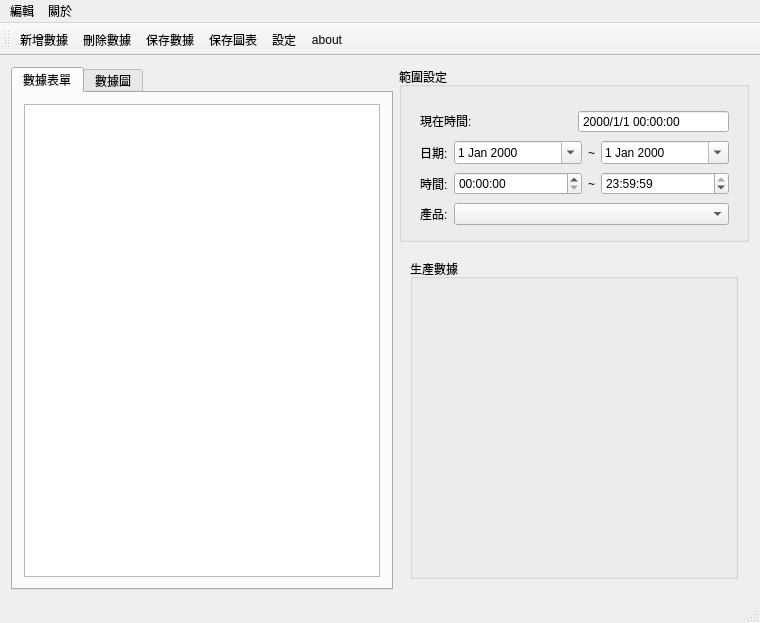
<?xml version="1.0" encoding="UTF-8"?>
<ui version="4.0">
 <class>DataWindow</class>
 <widget class="QMainWindow" name="DataWindow">
  <property name="geometry">
   <rect>
    <x>0</x>
    <y>0</y>
    <width>760</width>
    <height>623</height>
   </rect>
  </property>
  <property name="windowTitle">
   <string>生產數據</string>
  </property>
  <property name="windowIcon">
   <iconset resource="resource.qrc">
    <normaloff>:/image/action/window.png</normaloff>:/image/action/window.png</iconset>
  </property>
  <widget class="QWidget" name="centralWidget">
   <layout class="QVBoxLayout" name="verticalLayout_2">
    <item>
     <layout class="QGridLayout" name="gridLayout" columnstretch="0,0">
      <item row="0" column="0" rowspan="3">
       <widget class="QTabWidget" name="tabWidget">
        <property name="sizePolicy">
         <sizepolicy hsizetype="Expanding" vsizetype="Expanding">
          <horstretch>0</horstretch>
          <verstretch>0</verstretch>
         </sizepolicy>
        </property>
        <property name="toolTip">
         <string/>
        </property>
        <property name="statusTip">
         <string/>
        </property>
        <property name="whatsThis">
         <string/>
        </property>
        <property name="currentIndex">
         <number>0</number>
        </property>
        <widget class="QWidget" name="formTab">
         <attribute name="title">
          <string>數據表單</string>
         </attribute>
         <layout class="QHBoxLayout" name="horizontalLayout_6">
          <item>
           <widget class="QTableView" name="tableView">
            <property name="sizePolicy">
             <sizepolicy hsizetype="Expanding" vsizetype="Expanding">
              <horstretch>0</horstretch>
              <verstretch>0</verstretch>
             </sizepolicy>
            </property>
           </widget>
          </item>
         </layout>
        </widget>
        <widget class="QWidget" name="chartTab">
         <attribute name="title">
          <string>數據圖</string>
         </attribute>
        </widget>
       </widget>
      </item>
      <item row="0" column="1">
       <widget class="QGroupBox" name="groupBox">
        <property name="sizePolicy">
         <sizepolicy hsizetype="Preferred" vsizetype="Fixed">
          <horstretch>0</horstretch>
          <verstretch>0</verstretch>
         </sizepolicy>
        </property>
        <property name="minimumSize">
         <size>
          <width>350</width>
          <height>175</height>
         </size>
        </property>
        <property name="title">
         <string>範圍設定</string>
        </property>
        <widget class="QWidget" name="layoutWidget">
         <property name="geometry">
          <rect>
           <x>10</x>
           <y>30</y>
           <width>331</width>
           <height>141</height>
          </rect>
         </property>
         <layout class="QVBoxLayout" name="verticalLayout">
          <item>
           <layout class="QHBoxLayout" name="horizontalLayout_5">
            <item>
             <widget class="QLabel" name="label_4">
              <property name="text">
               <string>&lt;html&gt;&lt;head/&gt;&lt;body&gt;&lt;p&gt;現在時間:&lt;/p&gt;&lt;/body&gt;&lt;/html&gt;</string>
              </property>
             </widget>
            </item>
            <item>
             <widget class="QDateTimeEdit" name="currentTimeEdit">
              <property name="layoutDirection">
               <enum>Qt::LeftToRight</enum>
              </property>
              <property name="alignment">
               <set>Qt::AlignLeading|Qt::AlignLeft|Qt::AlignVCenter</set>
              </property>
              <property name="readOnly">
               <bool>true</bool>
              </property>
              <property name="buttonSymbols">
               <enum>QAbstractSpinBox::NoButtons</enum>
              </property>
              <property name="currentSection">
               <enum>QDateTimeEdit::YearSection</enum>
              </property>
              <property name="displayFormat">
               <string>yyyy/M/d hh:mm:ss</string>
              </property>
              <property name="calendarPopup">
               <bool>false</bool>
              </property>
             </widget>
            </item>
           </layout>
          </item>
          <item>
           <layout class="QHBoxLayout" name="horizontalLayout_2">
            <item>
             <widget class="QLabel" name="dateLabel">
              <property name="text">
               <string>日期:</string>
              </property>
             </widget>
            </item>
            <item>
             <widget class="QDateEdit" name="startDateEdit">
              <property name="sizePolicy">
               <sizepolicy hsizetype="Expanding" vsizetype="Fixed">
                <horstretch>0</horstretch>
                <verstretch>0</verstretch>
               </sizepolicy>
              </property>
              <property name="buttonSymbols">
               <enum>QAbstractSpinBox::UpDownArrows</enum>
              </property>
              <property name="currentSection">
               <enum>QDateTimeEdit::YearSection</enum>
              </property>
              <property name="calendarPopup">
               <bool>true</bool>
              </property>
             </widget>
            </item>
            <item>
             <widget class="QLabel" name="label">
              <property name="text">
               <string>~</string>
              </property>
             </widget>
            </item>
            <item>
             <widget class="QDateEdit" name="endDateEdit">
              <property name="sizePolicy">
               <sizepolicy hsizetype="Expanding" vsizetype="Fixed">
                <horstretch>0</horstretch>
                <verstretch>0</verstretch>
               </sizepolicy>
              </property>
              <property name="currentSection">
               <enum>QDateTimeEdit::YearSection</enum>
              </property>
              <property name="calendarPopup">
               <bool>true</bool>
              </property>
             </widget>
            </item>
           </layout>
          </item>
          <item>
           <layout class="QHBoxLayout" name="horizontalLayout_3">
            <item>
             <widget class="QLabel" name="timeLabel">
              <property name="text">
               <string>時間:</string>
              </property>
             </widget>
            </item>
            <item>
             <widget class="QTimeEdit" name="startTimeEdit">
              <property name="sizePolicy">
               <sizepolicy hsizetype="Expanding" vsizetype="Fixed">
                <horstretch>0</horstretch>
                <verstretch>0</verstretch>
               </sizepolicy>
              </property>
              <property name="displayFormat">
               <string>hh:mm:ss</string>
              </property>
             </widget>
            </item>
            <item>
             <widget class="QLabel" name="label_2">
              <property name="text">
               <string>~</string>
              </property>
             </widget>
            </item>
            <item>
             <widget class="QTimeEdit" name="endTimeEdit">
              <property name="sizePolicy">
               <sizepolicy hsizetype="Expanding" vsizetype="Fixed">
                <horstretch>0</horstretch>
                <verstretch>0</verstretch>
               </sizepolicy>
              </property>
              <property name="displayFormat">
               <string>hh:mm:ss</string>
              </property>
              <property name="time">
               <time>
                <hour>23</hour>
                <minute>59</minute>
                <second>59</second>
               </time>
              </property>
             </widget>
            </item>
           </layout>
          </item>
          <item>
           <layout class="QHBoxLayout" name="horizontalLayout_4">
            <item>
             <widget class="QLabel" name="label_3">
              <property name="text">
               <string>產品:</string>
              </property>
             </widget>
            </item>
            <item>
             <widget class="QComboBox" name="comboBox">
              <property name="sizePolicy">
               <sizepolicy hsizetype="Expanding" vsizetype="Fixed">
                <horstretch>0</horstretch>
                <verstretch>0</verstretch>
               </sizepolicy>
              </property>
             </widget>
            </item>
           </layout>
          </item>
         </layout>
        </widget>
       </widget>
      </item>
      <item row="1" column="1" rowspan="2">
       <widget class="QStackedWidget" name="stackedWidget">
        <property name="sizePolicy">
         <sizepolicy hsizetype="Fixed" vsizetype="Expanding">
          <horstretch>0</horstretch>
          <verstretch>0</verstretch>
         </sizepolicy>
        </property>
        <property name="minimumSize">
         <size>
          <width>350</width>
          <height>0</height>
         </size>
        </property>
        <property name="currentIndex">
         <number>0</number>
        </property>
        <widget class="QWidget" name="page">
         <property name="sizePolicy">
          <sizepolicy hsizetype="Preferred" vsizetype="Expanding">
           <horstretch>0</horstretch>
           <verstretch>0</verstretch>
          </sizepolicy>
         </property>
         <layout class="QVBoxLayout" name="verticalLayout_3">
          <item>
           <widget class="QGroupBox" name="groupBox_2">
            <property name="sizePolicy">
             <sizepolicy hsizetype="Preferred" vsizetype="Preferred">
              <horstretch>0</horstretch>
              <verstretch>0</verstretch>
             </sizepolicy>
            </property>
            <property name="title">
             <string>生產數據</string>
            </property>
           </widget>
          </item>
         </layout>
        </widget>
        <widget class="QWidget" name="page_2"/>
       </widget>
      </item>
     </layout>
    </item>
   </layout>
  </widget>
  <widget class="QMenuBar" name="menuBar">
   <property name="geometry">
    <rect>
     <x>0</x>
     <y>0</y>
     <width>760</width>
     <height>24</height>
    </rect>
   </property>
   <widget class="QMenu" name="menuEdit">
    <property name="title">
     <string>編輯</string>
    </property>
    <addaction name="actionadd"/>
    <addaction name="actionminus"/>
    <addaction name="actionedit"/>
    <addaction name="actiona"/>
    <addaction name="actionset"/>
   </widget>
   <widget class="QMenu" name="menuAbout">
    <property name="title">
     <string>關於</string>
    </property>
    <addaction name="actionabout"/>
   </widget>
   <addaction name="menuEdit"/>
   <addaction name="menuAbout"/>
  </widget>
  <widget class="QToolBar" name="mainToolBar">
   <attribute name="toolBarArea">
    <enum>TopToolBarArea</enum>
   </attribute>
   <attribute name="toolBarBreak">
    <bool>false</bool>
   </attribute>
   <addaction name="actionadd"/>
   <addaction name="actionminus"/>
   <addaction name="actionedit"/>
   <addaction name="actiona"/>
   <addaction name="actionset"/>
   <addaction name="actionabout"/>
  </widget>
  <widget class="QStatusBar" name="statusBar"/>
  <action name="actionedit">
   <property name="icon">
    <iconset resource="resource.qrc">
     <normaloff>:/image/action/save.png</normaloff>:/image/action/save.png</iconset>
   </property>
   <property name="text">
    <string>保存數據</string>
   </property>
  </action>
  <action name="actiona">
   <property name="icon">
    <iconset resource="resource.qrc">
     <normaloff>:/image/action/data.png</normaloff>:/image/action/data.png</iconset>
   </property>
   <property name="text">
    <string>保存圖表</string>
   </property>
  </action>
  <action name="actionset">
   <property name="icon">
    <iconset resource="resource.qrc">
     <normaloff>:/image/action/tool.png</normaloff>:/image/action/tool.png</iconset>
   </property>
   <property name="text">
    <string>設定</string>
   </property>
  </action>
  <action name="actionabout">
   <property name="icon">
    <iconset resource="resource.qrc">
     <normaloff>:/image/action/about.png</normaloff>:/image/action/about.png</iconset>
   </property>
   <property name="text">
    <string>about</string>
   </property>
  </action>
  <action name="actionadd">
   <property name="icon">
    <iconset resource="resource.qrc">
     <normaloff>:/image/action/add.png</normaloff>:/image/action/add.png</iconset>
   </property>
   <property name="text">
    <string>新增數據</string>
   </property>
  </action>
  <action name="actionminus">
   <property name="icon">
    <iconset resource="resource.qrc">
     <normaloff>:/image/action/minus.png</normaloff>:/image/action/minus.png</iconset>
   </property>
   <property name="text">
    <string>刪除數據</string>
   </property>
  </action>
 </widget>
 <layoutdefault spacing="6" margin="11"/>
 <resources>
  <include location="resource.qrc"/>
 </resources>
 <connections/>
</ui>
